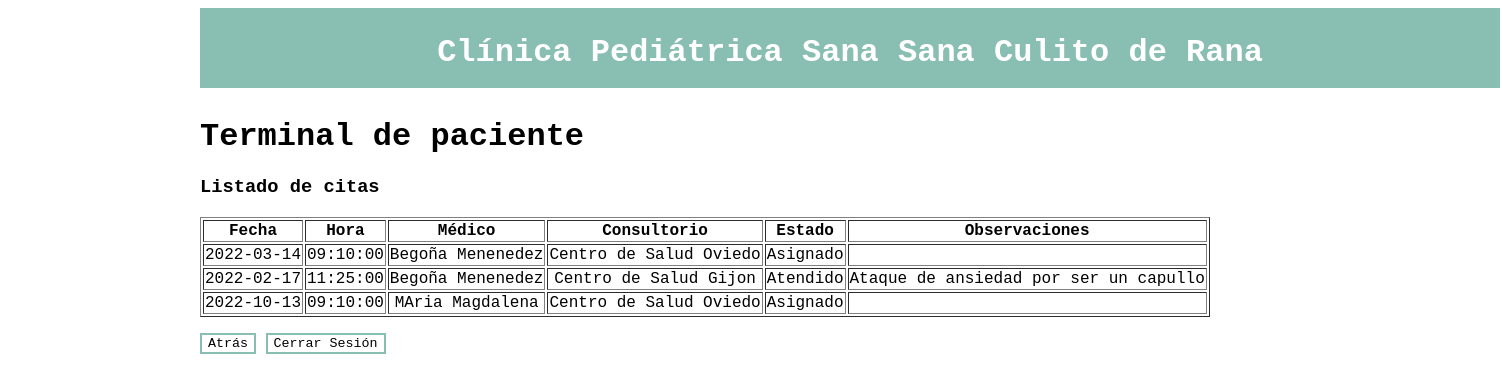
The app's page /listaCitas.php (signed in) with its own data.
### tables this page shows
CREATE TABLE `citas` (
  `idCita` int(11) NOT NULL,
  `citFecha` date NOT NULL,
  `citHora` time NOT NULL,
  `citPaciente` varchar(10) NOT NULL,
  `citMedico` varchar(10) NOT NULL,
  `citConsultorio` int(11) NOT NULL,
  `citEstado` enum('Asignado','Atendido') NOT NULL DEFAULT 'Asignado',
  `CitObservaciones` text NOT NULL
);

CREATE TABLE `medicos` (
  `dniMed` varchar(10) NOT NULL,
  `medNombres` varchar(50) NOT NULL,
  `medApellidos` varchar(50) NOT NULL,
  `medEspecialidad` varchar(50) NOT NULL,
  `medTelefono` char(15) NOT NULL,
  `medCorreo` varchar(50) NOT NULL
);

CREATE TABLE `consultorios` (
  `idConsultorio` int(11) NOT NULL,
  `conNombre` char(50) NOT NULL
);

### listaCitas.php (the view, shortened to what this page needs)
<?php
$conexion=mysqli_connect($_SESSION['servidor'], $_SESSION['pac'], $_SESSION['pac'], $_SESSION['basedatos']);
?>
<!DOCTYPE html>
<html lang="es">
<head>
	<link rel="stylesheet" type="text/css" href="css.css">
</head>
<header>
	<h1>Clínica Pediátrica Sana Sana Culito de Rana</h1>
</header>
<body>
	<h1>Terminal de paciente</h1>
	<h3>Listado de citas</h3>
	<table border="1" style="text-align: center;">
		<tr>
			<th>Fecha</th>
			<th>Hora</th>
			<th>Médico</th>
			<th>Consultorio</th>
			<th>Estado</th>
			<th>Observaciones</th>
		</tr>
		<?php
		$dni=$_SESSION['dni'];
		$consulta="SELECT citas.citFecha,citas.citHora,medicos.medNombres,medicos.medApellidos,consultorios.conNombre,citas.citEstado,citas.CitObservaciones FROM citas,medicos,consultorios WHERE citas.citPaciente='$dni' AND citas.citMedico=medicos.dniMed AND citas.citConsultorio=consultorios.idConsultorio;";
		$salida = mysqli_query ($conexion, $consulta);
		$filas=mysqli_num_rows($salida);
		if ($filas>0) {
			while ($array = mysqli_fetch_row($salida)) {
		?>
		<tr>
			<td>
				<?php
				echo ($array[0]);
				?>
			</td>
			<td>
				<?php
				echo ($array[1]);
				?>
			</td>
			<td>
				<?php
				echo ($array[2]." ".$array[3]);
				?>
			</td>
			<td>
				<?php
				echo ($array[4]);
				?>
			</td>
			<td>
				<?php
				echo ($array[5]);
				?>
			</td>
			<td>
				<?php
				echo ($array[6]);
				?>
			</td>
		</tr>
		<?php
			}
		}
		else {
			echo "<tr><td colspan='6'>No tiene ninguna cita</td></tr>";
		}
		?>
	</table>
	<div>
		<form action="" method="POST">
			<button type="submit" name="back">Atrás</button>
			<button type="submit" name="cerrarsesion">Cerrar Sesión</button>
		</form>
	</div>
</body>
</html>

### css.css (style rules this page uses)
body { width:1300px; margin-left: 200px; font-family:'Courier New', Courier, monospace; }
header { width: 100%; height: 80px; margin-bottom: 30px; box-sizing: border-box; padding: 5px; color: white; background-color: #89beb3; text-align: center; font-family: 'Courier New', Courier, monospace; }
button { background-color: white; color: black; border: 2px solid #89beb3; font-family: 'Courier New', Courier, monospace; }

### records on screen
citas: citFecha "2022-03-14", citHora "09:10:00", medicos.medNombres "Begoña", medicos.medApellidos "Menenedez", consultorios.conNombre "Centro de Salud Oviedo", citEstado "Asignado"
citas: citFecha "2022-02-17", citHora "11:25:00", medicos.medNombres "Begoña", medicos.medApellidos "Menenedez", consultorios.conNombre "Centro de Salud Gijon", citEstado "Atendido", CitObservaciones "Ataque de ansiedad por ser un capullo"
citas: citFecha "2022-10-13", citHora "09:10:00", medicos.medNombres "MAria", medicos.medApellidos "Magdalena", consultorios.conNombre "Centro de Salud Oviedo", citEstado "Asignado"
